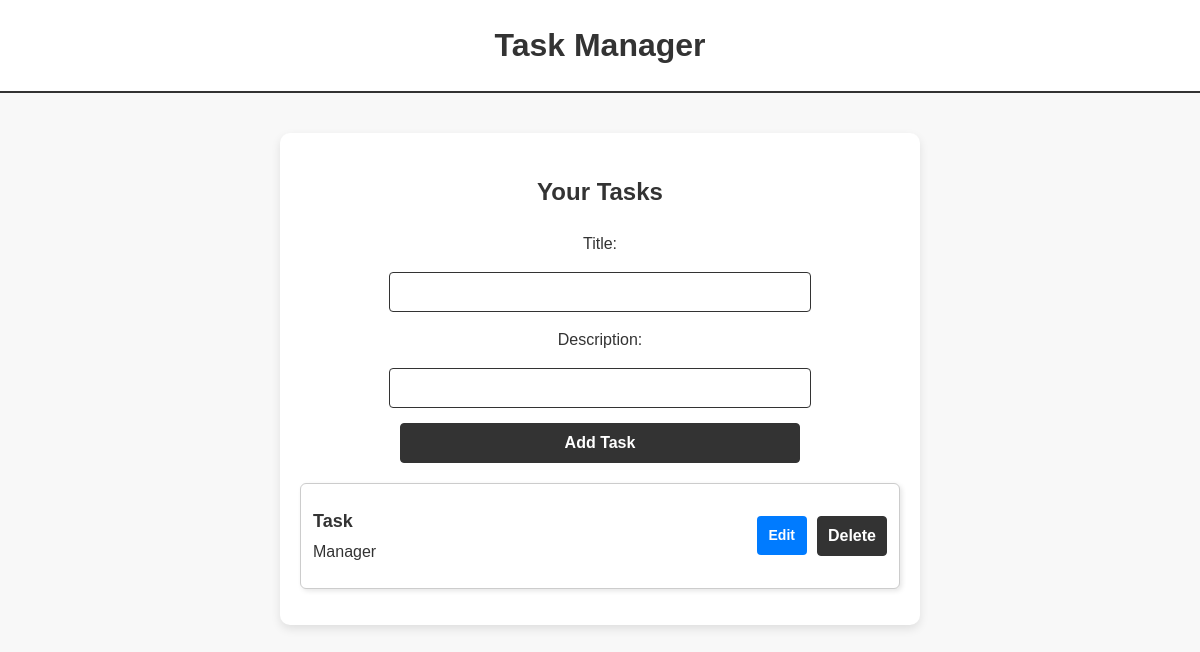
The app's page /tasks (signed in), older data.
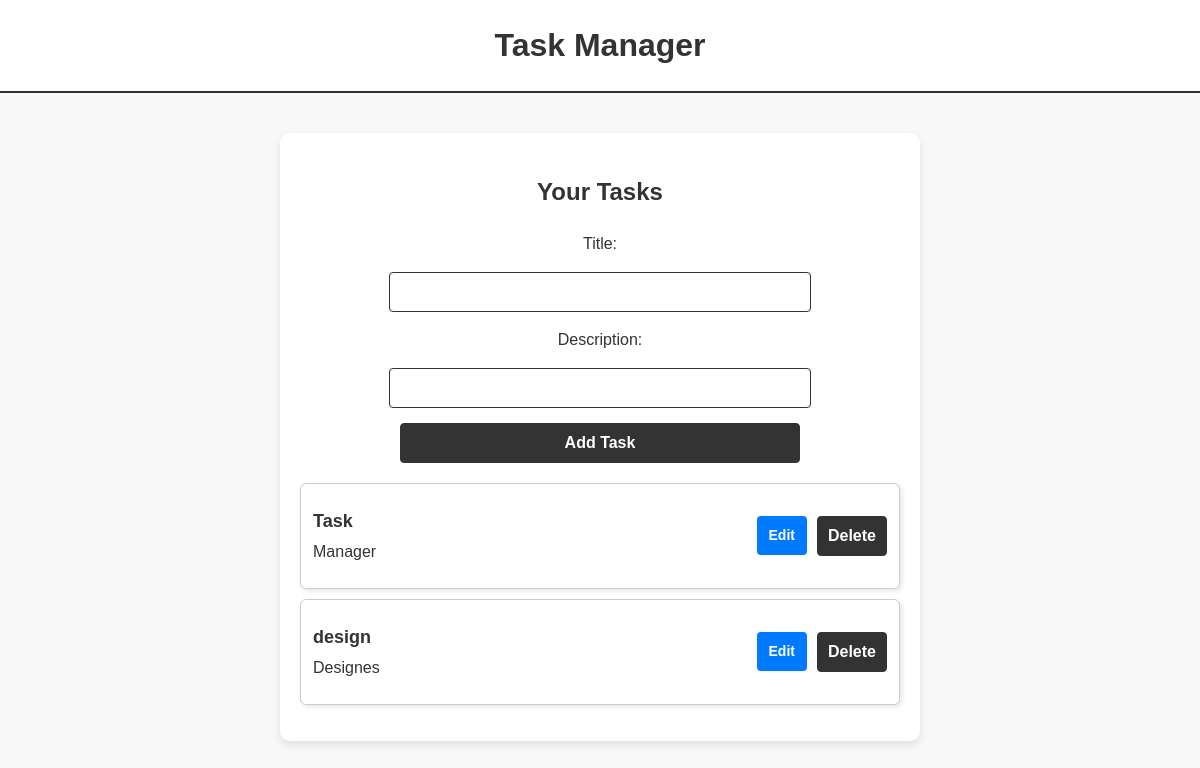
The same page, newer data.
### app.py (models this page shows)
class Task(db.Model):
    id = db.Column(db.Integer, primary_key=True)
    title = db.Column(db.String(120), nullable=False)
    description = db.Column(db.String(240))
    user_id = db.Column(db.Integer, db.ForeignKey('user.id'), nullable=False)

### app.py (the view)
@app.route('/tasks')
@jwt_required()
def tasks():
    user_id = get_jwt_identity()
    tasks = Task.query.filter_by(user_id=user_id).all()
    return render_template('tasks.html', tasks=tasks)

### templates/tasks.html (shortened to what this page needs)
{% extends "base.html" %}  {% block content %}
<div class="task-container">
  <h2>Your Tasks</h2>
  <form method="POST" action="{{ url_for('add_task') }}">
    <label for="title">Title:</label>
    <input type="text" id="title" name="title" required />
    <label for="description">Description:</label>
    <input type="text" id="description" name="description" />
    <button type="submit">Add Task</button>
  </form>
  <ul>
 <ul>
  {% for task in tasks %}
  <li>
    <div class="task-info">
      <strong>{{ task.title }}</strong> {{ task.description }}
    </div>
    <div class="task-actions">
      <a href="{{ url_for('edit_task', task_id=task.id) }}">Edit</a>
      <form
        method="POST"
        action="{{ url_for('delete_task', task_id=task.id) }}"
      >
        <button type="submit">Delete</button>
      </form>
    </div>
  </li>
  {% endfor %}
</ul>
</div>
{% endblock %}

### templates/base.html (shortened to what this page needs)
<!DOCTYPE html>
<html lang="en">
  <head>
    <link
      rel="stylesheet"
      href="{{ url_for('static', filename='style.css') }}"
    />
  </head>
  <body>
    <header>
      <h1>Task Manager</h1>
    </header>
    <main>{% block content %}{% endblock %}</main>
  </body>
</html>

### static/style.css (style rules this page uses)
body { font-family: Arial, sans-serif; margin: 0; padding: 0; background-color: #f8f8f8; color: #333; display: flex; flex-direction: column; align-items: center; min-height: 100vh; line-height: 1.6; }
header { text-align: center; padding: 20px 0; width: 100%; background-color: #fff; border-bottom: 2px solid #333; }
header h1 { margin: 0; font-size: 2rem; font-weight: bold; }
main { width: 100%; max-width: 600px; padding: 20px; text-align: center; display: flex; flex-direction: column; align-items: center; flex-grow: 1; }
form { display: flex; flex-direction: column; gap: 15px; align-items: center; width: 100%; margin: 20px 0; }
input, button { width: 100%; max-width: 400px; padding: 10px; border: 1px solid #333; border-radius: 4px; font-size: 16px; background-color: #fff; color: #333; outline: none; }
button { background: #333; color: #fff; cursor: pointer; font-weight: bold; transition: background 0.3s ease; }
.task-container { width: 100%; max-width: 600px; background: #fff; padding: 20px; border-radius: 10px; box-shadow: 0px 4px 10px rgba(0, 0, 0, 0.1); margin-top: 20px; }
ul { list-style: none; padding: 0; width: 100%; }
li { display: flex; justify-content: space-between; align-items: center; padding: 12px; border: 1px solid #ccc; margin-bottom: 10px; background-color: #fff; border-radius: 6px; box-shadow: 2px 2px 5px rgba(0, 0, 0, 0.1); font-size: 16px; font-weight: 500; position: relative; }
.task-info { display: flex; flex-direction: column; flex-grow: 1; text-align: left; }
.task-info strong { padding-left: 2; font-size: 18px; font-weight: bolder; margin-bottom: 3px; }
.task-actions { display: flex; gap: 10px; align-items: center; margin-left: auto; }
.task-actions a { padding: 8px 12px; font-size: 14px; border-radius: 4px; text-decoration: none; font-weight: bold; background: #007bff; color: #fff; border: none; }

Row changes from the older to the newer data that the page shows:
added Task: title "design", description "Designes"
